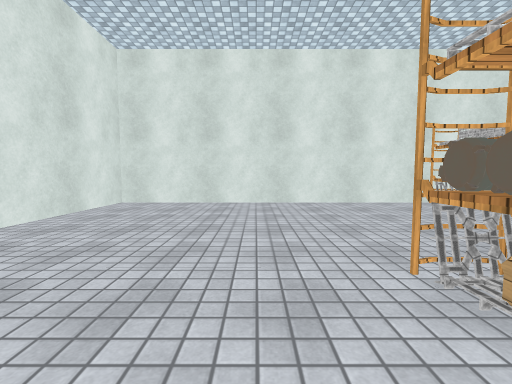
view 1 (above)

21 first-person views from a walk through a scene from a Unity 3-D project. The camera is 1.2 m above the floor, tilts 4° down and sees 90° across. The floor is counted in squares, 1.29 m on a side. Each view is taken from the middle of a square. On the plan, view 1 faces up. The plan holds only what a view shows up to about 11 squares ahead; the rest is blank. The place goes on beyond the plan. The player character is not drawn. Some animated figures are not drawn. Some surface patterns are stand-ins.

view 2
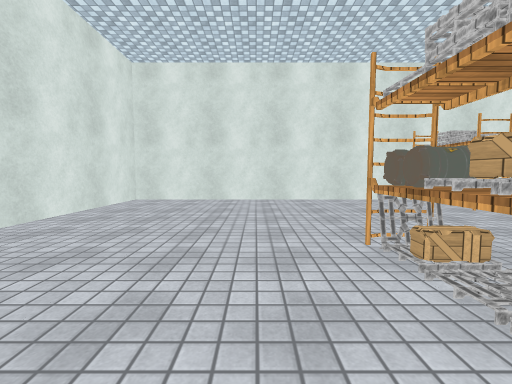

view 3
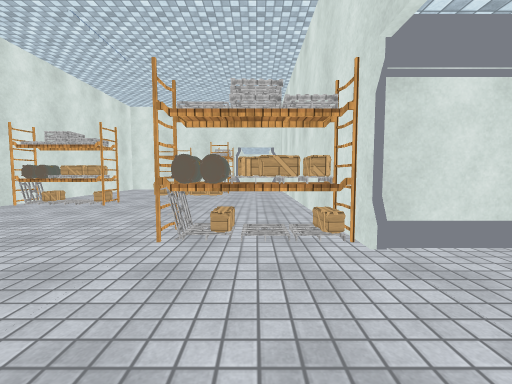

view 4
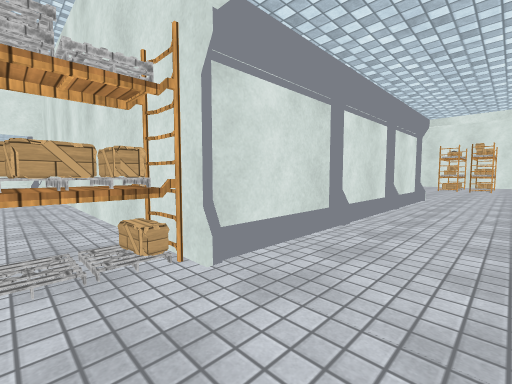

view 5
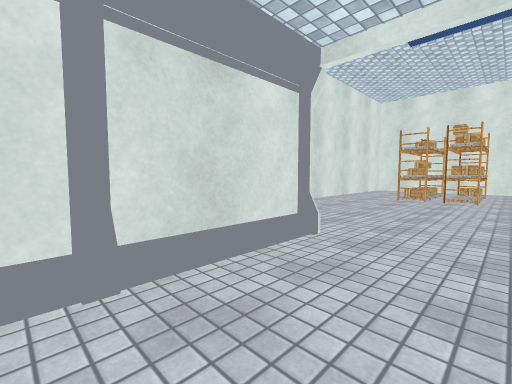

view 6
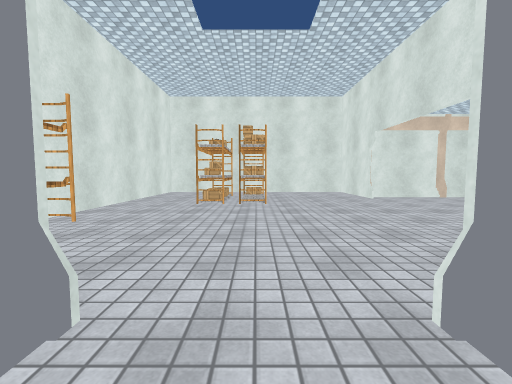

view 7
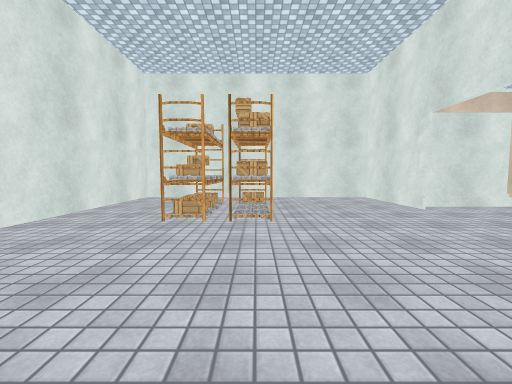

view 8
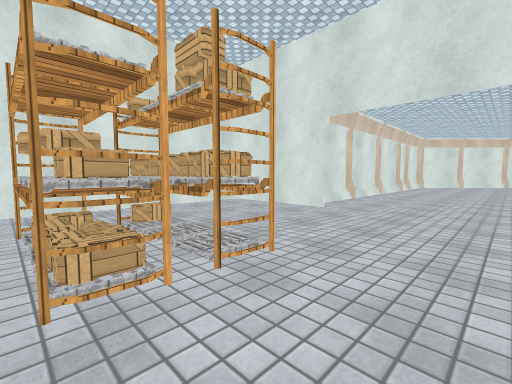

view 9
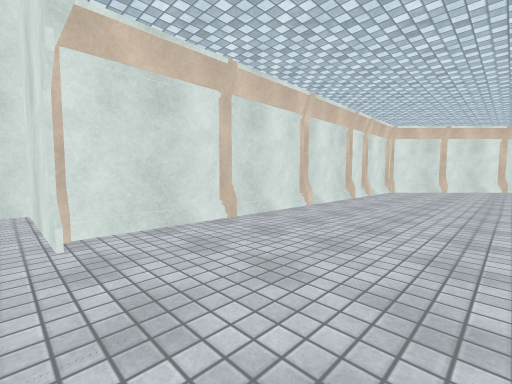

view 10
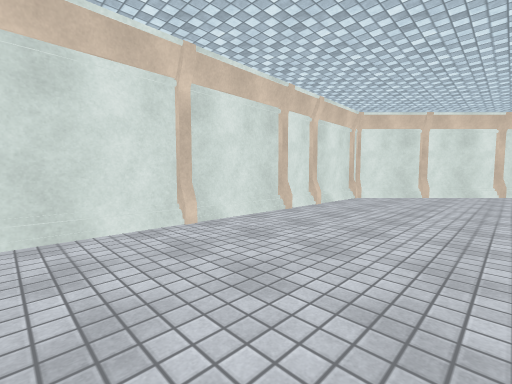

view 11
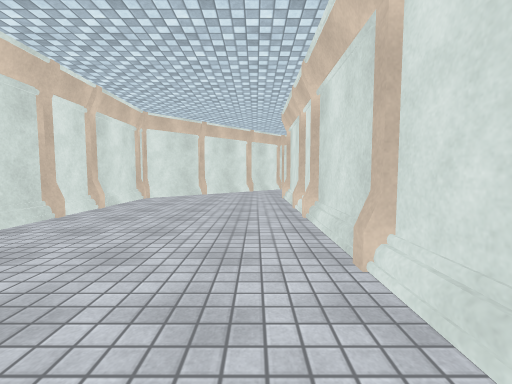

view 12
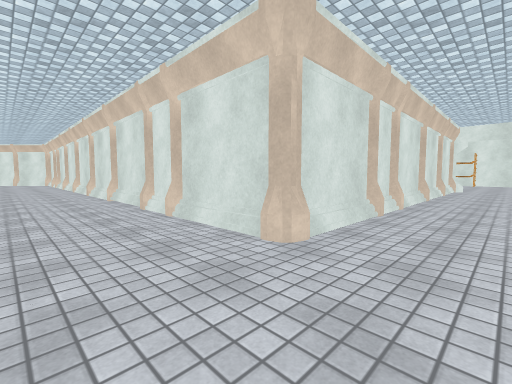

view 13
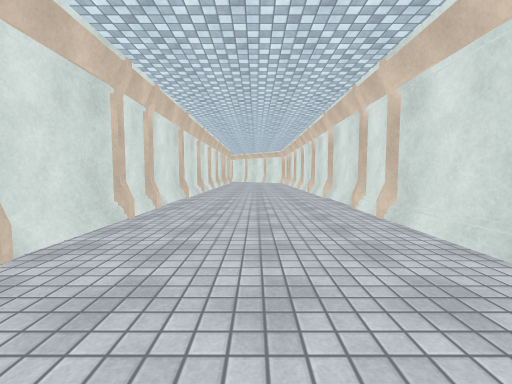

view 14
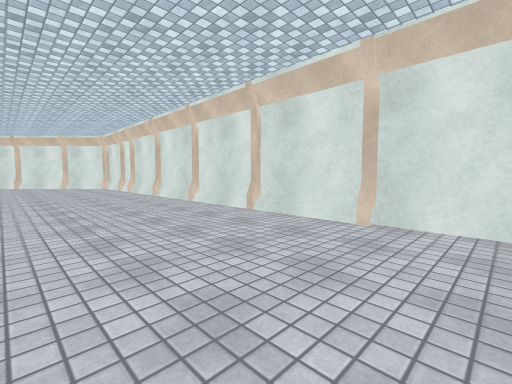

view 15
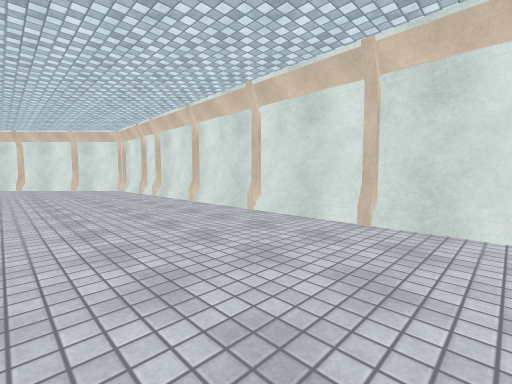

view 16
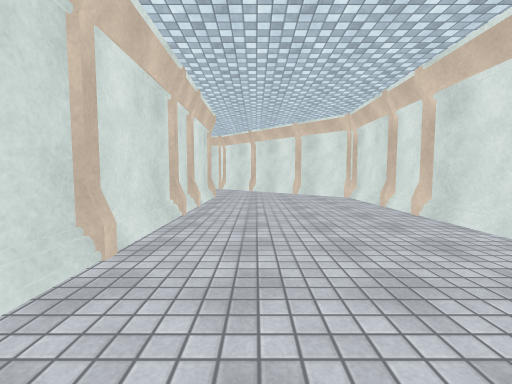

view 17
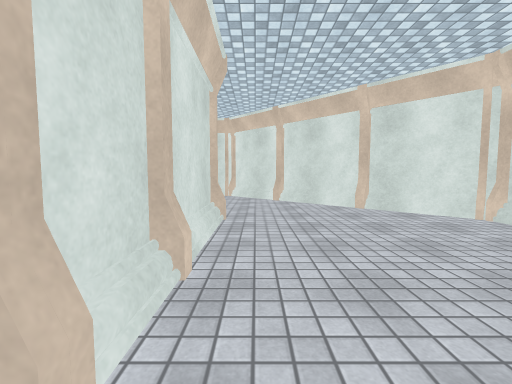

view 18
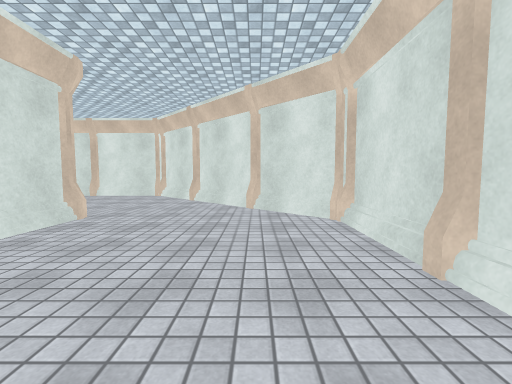

view 19
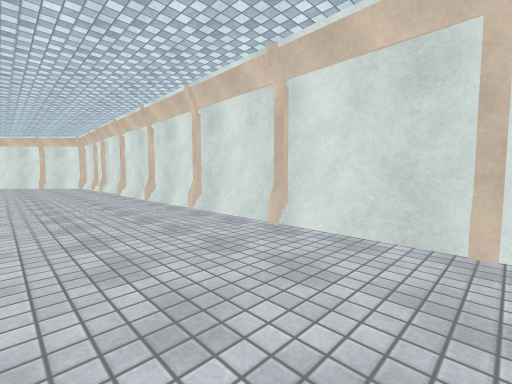

view 20
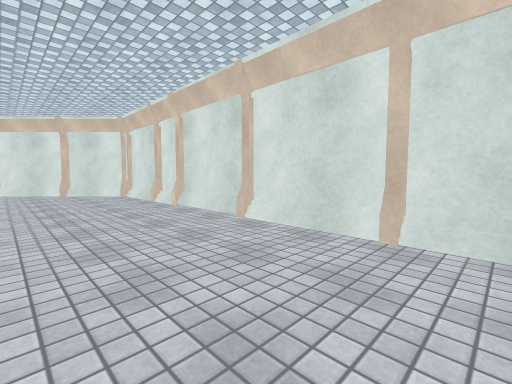

view 21
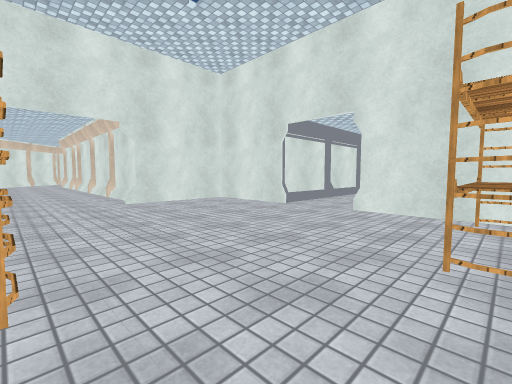

### Floor plan
Points are (right, up) in squares from view 1. A wall is a line through its corners. A room is listed if a view was taken in it or the views show most of it. See-through windows are left out.
Room 1 (views 1, 3, 4)
walls: (1.2, -0.4) (7.5, -0.4); (7.5, 8.4) (-4.4, 8.4) (-4.4, 3.4)
ways out: opening at (-0.5, -1) to room 2
objects: crate (2, 0); crate (2, 1); barrel (2, 2); pallet (2, 3); pallet (5, 8); other object (6, 6); other object (6, 7); barrel (6, 8)
Room 2 (views 2, 5, 6, 7, 8, 9, 10, 11, 12, 13, 14, 15, 16, 17, 18, 19, 20, 21)
walls: (-18.1, -12.7) (-18.1, 11) (-21.5, 14.4); (-17.7, -18.1) (-17.7, -18.6); (-5.1, -12.7) (-18.3, -12.7); (-4.4, -17.9) (-4.4, -21.4) (4.4, -21.4) (4.4, -13.6); (-1.3, -6.4) (-1.3, -9.6) (-4.4, -9.6) (-4.4, -13.1); (1.4, -9.6) (1.4, -0.4); (4.1, -9.6) (1.2, -9.6); (-23.7, 0.5) (-23.7, -12.5); (-23.7, 8.5) (-23.7, 1.6); (-18.1, 11.3) (-19.9, 13.1); (-23.7, 11.2) (-23.7, 9.5); (-23.9, 11.2) (-23.9, -12.6) (-18, -18.5) (-4.5, -18.5); (-20, 13.2) (-22, 15.2) (-22.3, 14.9); (-21.5, 14.5) (-22.4, 15.4); (-22.2, 15.4) (-23.9, 17.1); (-23.5, 16.5) (-24.1, 17.1)
low walls: (-14.9, -12.9) (-15.5, -12.9); (-9, -12.9) (-14.5, -12.9); (-15.6, -12.9) (-17.7, -12.9); (-18.3, -12.7) (-18.3, -9.4); (-5.5, -18.3) (-4.5, -18.3); (-18.3, -9.3) (-18.3, -8.6); (-18.3, -8.5) (-18.3, -7.6); (-18.3, -7.5) (-18.3, 0.4); (1.2, -9.6) (1.2, -5.5); (-18.3, 0.5) (-18.3, 1.4); (1.2, -3.8) (1.2, -0.4); (-23.7, 1.5) (-23.7, 0.6); (-18.3, 4.6) (-18.3, 6.4); (-18.3, 6.5) (-18.3, 7); (-18.3, 7.5) (-18.3, 10.4); (-18.3, 10.5) (-18.3, 11.1); (-23.7, 9.4) (-23.7, 8.9); (-22.5, 15.5) (-23.4, 16.4)
ways out: opening at (-0.5, -1) to room 1
objects: shelf (0, -19); other object (0, -18); crate (0, -17); crate (0, -16); shelf (1, -19); other object (1, -18); crate (1, -17) to (2, -17); pallet (1, -16) to (2, -16); crate (2, -19) to (2, -18); shelf (4, -13) to (4, -10)

Positions as (right, up) in squares from view 1, and headings:
1: (0, 0), facing up
2: (0, -1), facing up
3: (-2, 1), facing right
4: (-1, 1), facing down-right
5: (-1, -6), facing down-right
6: (0, -8), facing down
7: (0, -11), facing down
8: (2, -14), facing down-left
9: (-4, -14), facing down-left
10: (-8, -14), facing down-left
11: (-8, -14), facing left
12: (-21, -15), facing up-right
13: (-21, -15), facing up
14: (-23, -7), facing up-right
15: (-23, -4), facing up-right
16: (-22, 1), facing up
17: (-23, 6), facing up
18: (-20, 6), facing up
19: (-20, 7), facing down-left
20: (-20, -1), facing down-left
21: (4, -16), facing up-left
